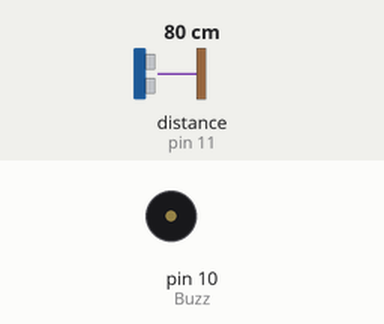
This sketch was run on a simulated Arduino Uno, built with avr-gcc and run on an emulated ATmega328P. Parts: buzzer (waves = sounding). Wiring (inferred from the names in the program): ultrasonic range finder: trigger pin 12; echo pin 11. The test bench sets the inputs (shaded band); at power-on: distance to the obstacle (sensor on pin 11) 80 cm. The echo pulse lasts 58.3 µs per cm.

Above: at 1.2 s.
1.3 s: distance to the obstacle (sensor on pin 11) set to 45 cm
2.8 s: distance to the obstacle (sensor on pin 11) set to 38 cm
At 3.4 s:
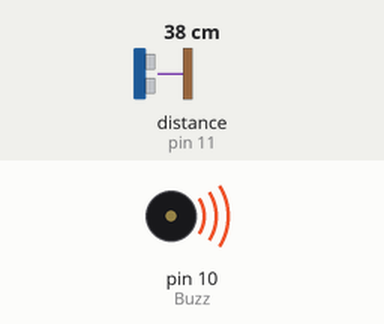
5.8 s: distance to the obstacle (sensor on pin 11) set to 6 cm
8.8 s: distance to the obstacle (sensor on pin 11) set to 3 cm
At 9.3 s:
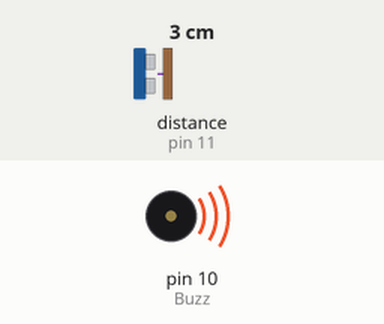
10.4 s: distance to the obstacle (sensor on pin 11) set to 9 cm
At 11.0 s:
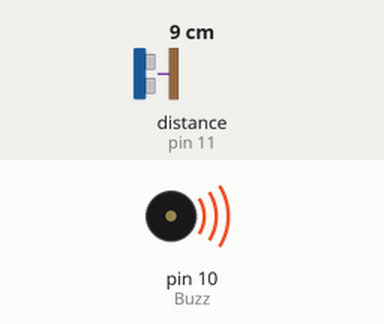
Timing chart, 0 to 14.4 s (numbered marks = the images above; inputs shaded):
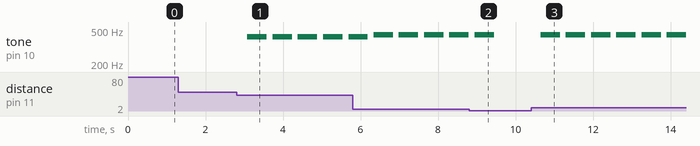

Measured:
- the behaviour switches between 41 and 40 cm on distance to the obstacle (sensor on pin 11) (found by bisection; images 0 and 1)
- the behaviour switches between 5 and 4 cm on distance to the obstacle (sensor on pin 11) (found by bisection; images 1 and 2)
- after the input at 1.3 s, every drawn part: stays the same
- after the input at 2.8 s, tone on pin 10 (Buzz): alternates 415 Hz for 0.50 s and silent for 0.15 s, starting after 0.28 s
- after the input at 8.8 s, tone on pin 10 (Buzz): goes on until 9.4 s, then stays silent
- after the input at 10.4 s, tone on pin 10 (Buzz): alternates 440 Hz for 0.50 s and silent for 0.15 s, starting after 0.25 s

The sketch:

Theremin.ino
```cpp
/*
Fundacion kinal
Centro tecnico educativo laboral Kinal
Electronica
Grado: Quinto
Seccion: A
Curso: Taller en electronica digital y reparacion de computadoras I
Nombre: Wolf Renato Giovanni Salguero Barrios
Carne: 2021179
*/

#define TRIG 12
#define ECO 11
#define Buzz 10
#define sph(pin) digitalWrite(pin, HIGH)
#define spl(pin) digitalWrite(pin, LOW)
int f=349;
int gS=415;
int a=440;
int cH=523;
int eH=659;
int fH=698;
int duracion;
int distancia;

void setup() {
Serial.begin(9600);
pinMode(12, OUTPUT);
pinMode(11, INPUT);
pinMode(10, OUTPUT);
}

void loop() {

distancia = Sensor_ultrasonico();

Notas();
}

int Sensor_ultrasonico(void){
  int distance;
  sph(TRIG);
delayMicroseconds(10);
spl(TRIG);
duracion = pulseIn(ECO, HIGH);
distance = duracion/58;
delay(150);
return distance;
}

void Notas(){
if(distancia >= 4 && distancia <= 9){       //a
  tone(Buzz, a, 500);
  delay(500);
  noTone(Buzz);
}

if(distancia >= 10 && distancia <= 14){       //f
  tone(Buzz, f, 350);
  delay(350);
  noTone(Buzz);
}

if(distancia >= 15 && distancia <=19){       //cH
  tone(Buzz, cH, 150);
  delay(150);
  noTone(Buzz);
}

if(distancia >= 20 && distancia <= 24){       //a
  tone(Buzz, a, 1000);
  delay(1000);
  noTone(Buzz);
}

if(distancia >= 25 && distancia <= 29){       //eH
  tone(Buzz, eH, 500);
  delay(500);
  noTone(Buzz);
}

if(distancia >= 30 && distancia <= 34){       //fH
  tone(Buzz, fH, 350);
  delay(350);
  noTone(Buzz);
}

if(distancia >= 35 && distancia <= 39){       //gS
  tone(Buzz, gS, 500);
  delay(500);
  noTone(Buzz);
}

}
```
